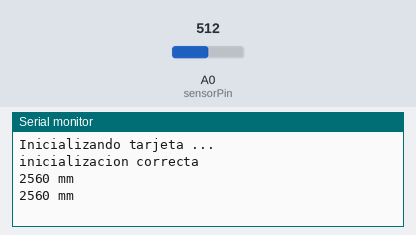
Bench run of a sketch on a simulated Arduino Mega 2560, built with avr-gcc and run on an emulated ATmega2560. Parts: the last lines printed to the serial monitor. Inputs (shaded band) come from the test bench; at power-on: A0 (sensorPin) = 512. Storage starts empty.

Above: at 1.8 s.
1.9 s: A0 (sensorPin) set to 716
At 2.8 s:
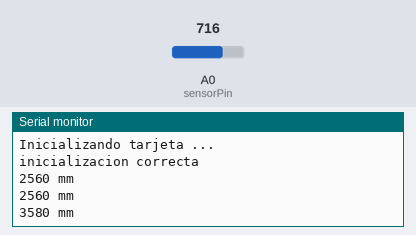
3.4 s: A0 (sensorPin) set to 900
At 4.4 s:
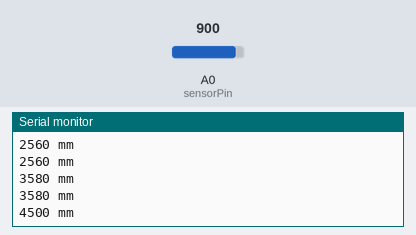
Timing chart, 0 to 6.4 s (numbered marks = the images above; inputs shaded):
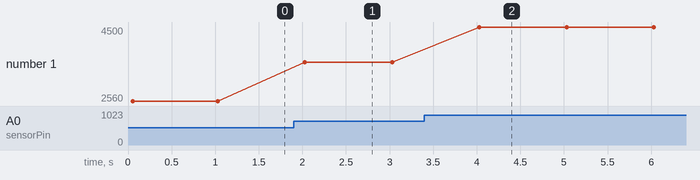

The sketch:

MemoriaYDistancia.ino
```cpp
#include <SPI.h>    // incluye libreria interfaz SPI
#include <SD.h>     // incluye libreria para tarjetas SD

#define SSpin 53    // Slave Select en pin digital 10
#define sensorPin A0
int distance = 0;

File archivo;     // objeto archivo del tipo File
void read_sensor() {
 distance = analogRead(sensorPin) * 5;
}

void print_data() {
 Serial.print("distance = ");
 Serial.print(distance);
 Serial.println(" mm");
}

void setup() {
  Serial.begin(9600);   // inicializa monitor serie a 9600 bps
  Serial.println("Inicializando tarjeta ...");  // texto en ventana de monitor
  if (!SD.begin(SSpin)) {     // inicializacion de tarjeta SD
    Serial.println("fallo en inicializacion !");// si falla se muestra texto correspondiente y
    return;         // se sale del setup() para finalizar el programa
  }
  Serial.println("inicializacion correcta");  // texto de inicializacion correcta
  archivo = SD.open("datos.txt", FILE_WRITE); // apertura para lectura/escritura de archivo datos.txt

  if (archivo) {
    for (int i=1; i < 100; i++){     // bucle repite 30 veces

      read_sensor();


      archivo.print(distance);       // escribe en tarjeta el valor del indice
      archivo.print(" ");     // escribe en tarjeta una coma
      archivo.println("mm");     // escribe en tarjeta el valor de humedad y salto de linea

      Serial.print(distance);        // escribe en monitor el valor del indice
      Serial.print(" ");      // escribe en monitor una coma
      Serial.println("mm");      // escribe en monitor el valor de humedad y salto de linea

      delay(1000);        // demora de 1 segundo
      }
    archivo.close();        // cierre de archivo
    Serial.println("escritura correcta"); // texto de escritura correcta en monitor serie
  } else {
    Serial.println("error en apertura de datos.txt"); // texto de falla en apertura de archivo
  }
}

void loop() {     // funcion loop() obligatoria de declarar pero no utilizada
  // nada por aqui
}
```

Measured:
- after the input at 1.9 s, the serial monitor: prints a new line after 0.13 s (image 1)
- after the input at 3.4 s, the serial monitor: prints a new line after 0.63 s (image 2)
- plotted number 1: 2560 → 3580 after the input at 1.9 s, 3580 → 4500 after the input at 3.4 s
